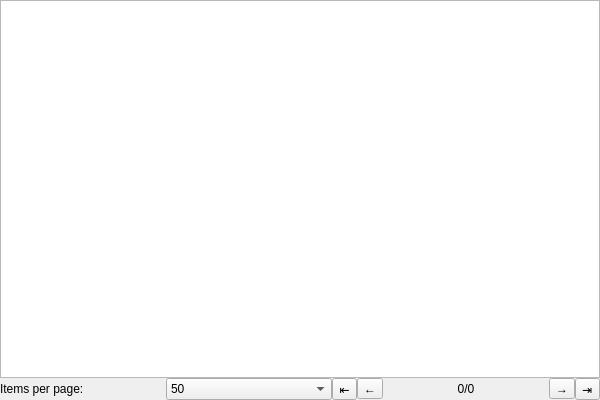
<?xml version="1.0" encoding="UTF-8"?>
<ui version="4.0">
 <class>ResultListWidget</class>
 <widget class="QWidget" name="ResultListWidget">
  <property name="geometry">
   <rect>
    <x>0</x>
    <y>0</y>
    <width>600</width>
    <height>400</height>
   </rect>
  </property>
  <property name="windowTitle">
   <string>Results</string>
  </property>
  <layout class="QVBoxLayout" name="verticalLayout">
   <property name="spacing">
    <number>0</number>
   </property>
   <property name="leftMargin">
    <number>0</number>
   </property>
   <property name="topMargin">
    <number>0</number>
   </property>
   <property name="rightMargin">
    <number>0</number>
   </property>
   <property name="bottomMargin">
    <number>0</number>
   </property>
   <item>
    <widget class="QListWidget" name="listWidget_results"/>
   </item>
   <item>
    <layout class="QHBoxLayout" name="horizontalLayout">
     <item>
      <widget class="QLabel" name="label_3">
       <property name="text">
        <string>Items per page:</string>
       </property>
      </widget>
     </item>
     <item>
      <widget class="QComboBox" name="comboBox_items_per_page">
       <property name="currentIndex">
        <number>1</number>
       </property>
       <item>
        <property name="text">
         <string>10</string>
        </property>
       </item>
       <item>
        <property name="text">
         <string>50</string>
        </property>
       </item>
       <item>
        <property name="text">
         <string>100</string>
        </property>
       </item>
       <item>
        <property name="text">
         <string>200</string>
        </property>
       </item>
      </widget>
     </item>
     <item>
      <widget class="QToolButton" name="toolButton_toFirst">
       <property name="text">
        <string>⇤</string>
       </property>
      </widget>
     </item>
     <item>
      <widget class="QToolButton" name="toolButton_toPrev">
       <property name="text">
        <string>←</string>
       </property>
      </widget>
     </item>
     <item>
      <widget class="QLabel" name="label_page_count">
       <property name="text">
        <string>0/0</string>
       </property>
       <property name="alignment">
        <set>Qt::AlignmentFlag::AlignCenter</set>
       </property>
      </widget>
     </item>
     <item>
      <widget class="QToolButton" name="toolButton_toNext">
       <property name="text">
        <string>→</string>
       </property>
      </widget>
     </item>
     <item>
      <widget class="QToolButton" name="toolButton_toLast">
       <property name="text">
        <string>⇥</string>
       </property>
      </widget>
     </item>
    </layout>
   </item>
  </layout>
 </widget>
 <resources/>
 <connections/>
</ui>
